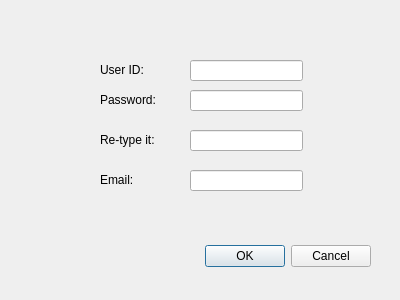
<?xml version="1.0" encoding="UTF-8"?>
<ui version="4.0">
 <class>SignUp</class>
 <widget class="QDialog" name="SignUp">
  <property name="geometry">
   <rect>
    <x>0</x>
    <y>0</y>
    <width>400</width>
    <height>300</height>
   </rect>
  </property>
  <property name="windowTitle">
   <string>Dialog</string>
  </property>
  <widget class="QDialogButtonBox" name="buttonBox">
   <property name="geometry">
    <rect>
     <x>30</x>
     <y>240</y>
     <width>341</width>
     <height>32</height>
    </rect>
   </property>
   <property name="orientation">
    <enum>Qt::Horizontal</enum>
   </property>
   <property name="standardButtons">
    <set>QDialogButtonBox::Cancel|QDialogButtonBox::Ok</set>
   </property>
  </widget>
  <widget class="QLineEdit" name="line_ID">
   <property name="geometry">
    <rect>
     <x>190</x>
     <y>60</y>
     <width>113</width>
     <height>21</height>
    </rect>
   </property>
  </widget>
  <widget class="QLineEdit" name="line_password">
   <property name="geometry">
    <rect>
     <x>190</x>
     <y>90</y>
     <width>113</width>
     <height>21</height>
    </rect>
   </property>
  </widget>
  <widget class="QLineEdit" name="line_re_password">
   <property name="geometry">
    <rect>
     <x>190</x>
     <y>130</y>
     <width>113</width>
     <height>21</height>
    </rect>
   </property>
  </widget>
  <widget class="QLineEdit" name="line_Email">
   <property name="geometry">
    <rect>
     <x>190</x>
     <y>170</y>
     <width>113</width>
     <height>21</height>
    </rect>
   </property>
  </widget>
  <widget class="QLabel" name="label_ID">
   <property name="geometry">
    <rect>
     <x>100</x>
     <y>60</y>
     <width>62</width>
     <height>19</height>
    </rect>
   </property>
   <property name="text">
    <string>User ID:</string>
   </property>
  </widget>
  <widget class="QLabel" name="label_password">
   <property name="geometry">
    <rect>
     <x>100</x>
     <y>90</y>
     <width>71</width>
     <height>19</height>
    </rect>
   </property>
   <property name="text">
    <string>Password: </string>
   </property>
  </widget>
  <widget class="QLabel" name="label_re_password">
   <property name="geometry">
    <rect>
     <x>100</x>
     <y>130</y>
     <width>71</width>
     <height>19</height>
    </rect>
   </property>
   <property name="text">
    <string>Re-type it: </string>
   </property>
  </widget>
  <widget class="QLabel" name="label_Email">
   <property name="geometry">
    <rect>
     <x>100</x>
     <y>170</y>
     <width>62</width>
     <height>19</height>
    </rect>
   </property>
   <property name="text">
    <string>Email: </string>
   </property>
  </widget>
 </widget>
 <resources/>
 <connections>
  <connection>
   <sender>buttonBox</sender>
   <signal>accepted()</signal>
   <receiver>SignUp</receiver>
   <slot>accept()</slot>
   <hints>
    <hint type="sourcelabel">
     <x>248</x>
     <y>254</y>
    </hint>
    <hint type="destinationlabel">
     <x>157</x>
     <y>274</y>
    </hint>
   </hints>
  </connection>
  <connection>
   <sender>buttonBox</sender>
   <signal>rejected()</signal>
   <receiver>SignUp</receiver>
   <slot>reject()</slot>
   <hints>
    <hint type="sourcelabel">
     <x>316</x>
     <y>260</y>
    </hint>
    <hint type="destinationlabel">
     <x>286</x>
     <y>274</y>
    </hint>
   </hints>
  </connection>
 </connections>
</ui>
